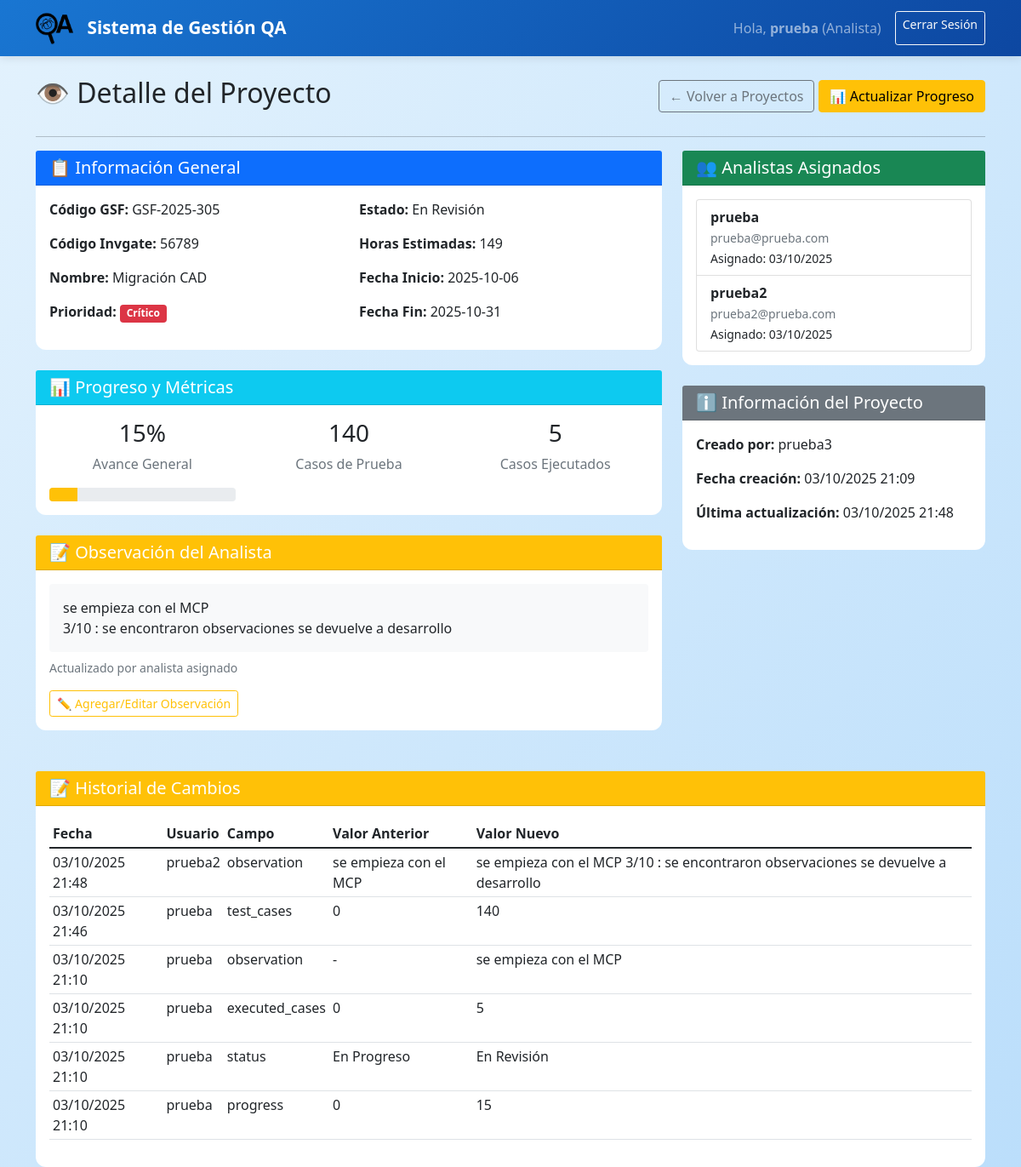
Page /projects/1 (signed in) on the committed database.
### app/models.py (models this page shows, shortened)
class User(UserMixin, db.Model):
    id = db.Column(db.Integer, primary_key=True)
    username = db.Column(db.String(64), unique=True, nullable=False)
    email = db.Column(db.String(120), unique=True, nullable=False)
    password_hash = db.Column(db.String(256), nullable=False)
    role = db.Column(db.String(20), nullable=False)  # Admin, Supervisor, Analista
    is_active = db.Column(db.Boolean, default=False)  # False=pending approval
    created_at = db.Column(db.DateTime, default=datetime.utcnow)
    projects_created = db.relationship('Project', backref='creator', lazy=True, foreign_keys='Project.created_by_id')
    projects_assigned = db.relationship('ProjectAnalyst', backref='analyst', lazy=True, foreign_keys='ProjectAnalyst.analyst_id')

class Project(db.Model):
    id = db.Column(db.Integer, primary_key=True)
    gsf_code = db.Column(db.String(50), nullable=False)
    invgate_code = db.Column(db.String(50), nullable=False)
    name = db.Column(db.String(200), nullable=False)
    priority = db.Column(db.String(20))  # Regulatorio, Crítico, Alta, Media, Baja
    estimated_hours = db.Column(db.Integer)
    start_date = db.Column(db.Date)
    end_date = db.Column(db.Date)
    status = db.Column(db.String(50))
    progress = db.Column(db.Integer, default=0)  # 0-100
    test_cases = db.Column(db.Integer, default=0)
    executed_cases = db.Column(db.Integer, default=0)
    observation = db.Column(db.Text)  # <- NUEVO CAMPO: Observación del analista
    created_by_id = db.Column(db.Integer, db.ForeignKey('user.id'), nullable=False)
    created_at = db.Column(db.DateTime, default=datetime.utcnow)
    updated_at = db.Column(db.DateTime, default=datetime.utcnow, onupdate=datetime.utcnow)
    analysts = db.relationship('ProjectAnalyst', backref='project', lazy=True, cascade='all, delete-orphan')
    evidences = db.relationship('Evidence', backref='project', lazy=True, cascade='all, delete-orphan')
    logs = db.relationship('Log', backref='project', lazy=True, cascade='all, delete-orphan')

class ProjectAnalyst(db.Model):
    id = db.Column(db.Integer, primary_key=True)
    project_id = db.Column(db.Integer, db.ForeignKey('project.id'), nullable=False)
    analyst_id = db.Column(db.Integer, db.ForeignKey('user.id'), nullable=False)
    assigned_at = db.Column(db.DateTime, default=datetime.utcnow)

class Log(db.Model):
    id = db.Column(db.Integer, primary_key=True)
    project_id = db.Column(db.Integer, db.ForeignKey('project.id'), nullable=False)
    user_id = db.Column(db.Integer, db.ForeignKey('user.id'), nullable=False)
    changed_field = db.Column(db.String(100), nullable=False)
    old_value = db.Column(db.Text)
    new_value = db.Column(db.Text)
    changed_at = db.Column(db.DateTime, default=datetime.utcnow)
    user = db.relationship('User', backref='logs')

### app/projects.py (the view)
@projects_bp.route('/projects/<int:project_id>')
@login_required
def project_detail(project_id):
    project = Project.query.get_or_404(project_id)
    if current_user.role == 'Analista':
        assigned = ProjectAnalyst.query.filter_by(project_id=project_id, analyst_id=current_user.id).first()
        if not assigned:
            flash('No tienes permisos para ver este proyecto.', 'danger')
            return redirect(url_for('projects.projects_list'))
    elif current_user.role == 'Supervisor':
        if project.created_by_id != current_user.id:
            flash('No tienes permisos para ver este proyecto.', 'danger')
            return redirect(url_for('projects.projects_list'))
    logs = Log.query.filter_by(project_id=project_id).order_by(Log.changed_at.desc()).all()
    return render_template('projects/detail.html', project=project, logs=logs)

### app/models.py (called while the page is built)
@login_manager.user_loader
def load_user(id):
    return User.query.get(int(id))

### app/templates/projects/detail.html (shortened to what this page needs)
{% extends "base.html" %}
{% block content %}
<div class="row">
    <div class="col-12">
        <div class="d-flex justify-content-between align-items-center mb-4">
    <h2>👁️ Detalle del Proyecto</h2>
    <div>
        <a href="{{ url_for('projects.projects_list') }}" class="btn btn-outline-secondary">
            ← Volver a Proyectos
        </a>
        {% if current_user.role == 'Analista' %}
        <a href="{{ url_for('projects.update_progress', project_id=project.id) }}"
           class="btn btn-warning">📊 Actualizar Progreso</a>
        {% endif %}
    </div>
</div>
        <hr>
    </div>
</div>
<div class="row">
    <div class="col-md-8">
        <div class="card mb-4">
            <div class="card-header bg-primary text-white">
                <h5 class="card-title mb-0">📋 Información General</h5>
            </div>
            <div class="card-body">
                <div class="row">
                    <div class="col-md-6">
                        <p><strong>Código GSF:</strong> {{ project.gsf_code }}</p>
                        <p><strong>Código Invgate:</strong> {{ project.invgate_code }}</p>
                        <p><strong>Nombre:</strong> {{ project.name }}</p>
                        <p><strong>Prioridad:</strong>
                            <span class="badge
                                {% if project.priority == 'Crítico' %}bg-danger
                                {% elif project.priority == 'Alta' %}bg-warning
                                {% elif project.priority == 'Media' %}bg-info
                                {% elif project.priority == 'Baja' %}bg-secondary
                                {% else %}bg-light text-dark{% endif %}">
                                {{ project.priority or 'No definida' }}
                            </span>
                        </p>
                    </div>
                    <div class="col-md-6">
                        <p><strong>Estado:</strong> {{ project.status or 'No definido' }}</p>
                        <p><strong>Horas Estimadas:</strong> {{ project.estimated_hours or 'No definido' }}</p>
                        <p><strong>Fecha Inicio:</strong> {{ project.start_date or 'No definida' }}</p>
                        <p><strong>Fecha Fin:</strong> {{ project.end_date or 'No definida' }}</p>
                    </div>
                </div>
            </div>
        </div>
        <div class="card mb-4">
            <div class="card-header bg-info text-white">
                <h5 class="card-title mb-0">📊 Progreso y Métricas</h5>
            </div>
            <div class="card-body">
                <div class="row text-center">
                    <div class="col-md-4">
                        <h3>{{ project.progress }}%</h3>
                        <p class="text-muted">Avance General</p>
                        <div class="progress">
                            <div class="progress-bar
                                {% if project.progress == 100 %}bg-success
                                {% elif project.progress >= 50 %}bg-primary
                                {% else %}bg-warning{% endif %}"
                                style="width: {{ project.progress }}%">
                            </div>
                        </div>
                    </div>
                    <div class="col-md-4">
                        <h3>{{ project.test_cases or 0 }}</h3>
                        <p class="text-muted">Casos de Prueba</p>
                    </div>
                    <div class="col-md-4">
                        <h3>{{ project.executed_cases or 0 }}</h3>
                        <p class="text-muted">Casos Ejecutados</p>
                    </div>
                </div>
            </div>
        </div>
		<div class="card mb-4">
    <div class="card-header bg-warning text-white">
        <h5 class="card-title mb-0">📝 Observación del Analista</h5>
    </div>
    <div class="card-body">
        {% if project.observation %}
        <div class="bg-light p-3 rounded">
            {{ project.observation|replace('\n', '<br>')|safe }}
        </div>
        <small class="text-muted mt-2 d-block">
            Actualizado por analista asignado
        </small>
        {% else %}
        <p class="text-muted">No hay observaciones registradas para este proyecto.</p>
        {% endif %}
        {% if current_user.role == 'Analista' %}
        <div class="mt-3">
            <a href="{{ url_for('projects.update_progress', project_id=project.id) }}"
               class="btn btn-outline-warning btn-sm">
                ✏️ Agregar/Editar Observación
            </a>
        </div>
        {% endif %}
    </div>
</div>
    </div>
    <div class="col-md-4">
        <div class="card mb-4">
            <div class="card-header bg-success text-white">
                <h5 class="card-title mb-0">👥 Analistas Asignados</h5>
            </div>
            <div class="card-body">
                {% if project.analysts %}
                <div class="list-group">
                    {% for assignment in project.analysts %}
                    <div class="list-group-item">
                        <strong>{{ assignment.analyst.username }}</strong>
                        <br>
                        <small class="text-muted">{{ assignment.analyst.email }}</small>
                        <br>
                        <small>Asignado: {{ assignment.assigned_at.strftime('%d/%m/%Y') }}</small>
                    </div>
                    {% endfor %}
                </div>
                {% else %}
                <p class="text-muted">No hay analistas asignados</p>
                {% endif %}
            </div>
        </div>
        <div class="card">
            <div class="card-header bg-secondary text-white">
                <h5 class="card-title mb-0">ℹ️ Información del Proyecto</h5>
            </div>
            <div class="card-body">
                <p><strong>Creado por:</strong> {{ project.creator.username }}</p>
                <p><strong>Fecha creación:</strong> {{ project.created_at.strftime('%d/%m/%Y %H:%M') }}</p>
                <p><strong>Última actualización:</strong> {{ project.updated_at.strftime('%d/%m/%Y %H:%M') }}</p>
            </div>
        </div>
    </div>
</div>
<div class="row mt-4">
    <div class="col-12">
        <div class="card">
            <div class="card-header bg-warning text-white">
                <h5 class="card-title mb-0">📝 Historial de Cambios</h5>
            </div>
            <div class="card-body">
                {% if logs %}
                <div class="table-responsive">
                    <table class="table table-sm">
                        <thead>
                            <tr>
                                <th>Fecha</th>
                                <th>Usuario</th>
                                <th>Campo</th>
                                <th>Valor Anterior</th>
                                <th>Valor Nuevo</th>
                            </tr>
                        </thead>
                        <tbody>
                            {% for log in logs %}
                            <tr>
                                <td>{{ log.changed_at.strftime('%d/%m/%Y %H:%M') }}</td>
                                <td>{{ log.user.username }}</td>
                                <td>{{ log.changed_field }}</td>
                                <td>{{ log.old_value or '-' }}</td>
                                <td>{{ log.new_value or '-' }}</td>
                            </tr>
                            {% endfor %}
                        </tbody>
                    </table>
                </div>
                {% else %}
                <p class="text-muted">No hay registros de cambios</p>
                {% endif %}
            </div>
        </div>
    </div>
</div>
{% endblock %}

### app/templates/base.html (shortened to what this page needs)
<!DOCTYPE html>
<html lang="es">
<head>
    <link href="https://cdn.jsdelivr.net/npm/bootstrap@5.1.3/dist/css/bootstrap.min.css" rel="stylesheet">
</head>
<body>
   <nav class="navbar navbar-expand-lg navbar-dark">
    <div class="container">
        <a class="navbar-brand d-flex align-items-center" href="{{ url_for('auth.index') }}">
            <img src="{{ url_for('static', filename='img/logo.png') }}" alt="Logo" height="40" class="me-3">
            Sistema de Gestión QA
        </a>
        {% if current_user.is_authenticated %}
        <div class="collapse navbar-collapse" id="navbarNav">
            <div class="navbar-nav ms-auto">
                <span class="navbar-text me-3">
                    Hola, <strong>{{ current_user.username }}</strong> ({{ current_user.role }})
                </span>
                <a class="btn btn-outline-light btn-sm" href="{{ url_for('auth.logout') }}">Cerrar Sesión</a>
            </div>
        </div>
        {% endif %}
    </div>
</nav>
    <div class="container mt-4">
        {% block content %}{% endblock %}
    </div>
</body>
</html>

### app/templates/base.html (style rules this page uses)
body { background: linear-gradient(135deg, #e3f2fd 0%, #bbdefb 100%); min-height: 100vh; font-family: 'Segoe UI', Tahoma, Geneva, Verdana, sans-serif; }
.navbar-brand { font-weight: bold; font-size: 1.3rem; }
.card { border: none; border-radius: 12px; }
.navbar { background: linear-gradient(135deg, #1976d2 0%, #0d47a1 100%) !important; box-shadow: 0 2px 10px rgba(0,0,0,0.1); }

### rows in the picture
User: username "prueba", role "Analista"
Project: gsf_code "GSF-2025-305", invgate_code "56789", name "Migración CAD", priority "Crítico", status "En Revisión", estimated_hours "149", start_date "2025-10-06", end_date "2025-10-31", progress "15", test_cases "140", executed_cases "5", observation "se empieza con el MCP 3/10 : se encontraron observaciones se devuelve a desarrollo", created_at "03/10/2025 21:09", updated_at "03/10/2025 21:48"
ProjectAnalyst: analyst.username "prueba", analyst.email "prueba@prueba.com", assigned_at "03/10/2025"
ProjectAnalyst: analyst.username "prueba2", analyst.email "prueba2@prueba.com", assigned_at "03/10/2025"
User: creator.username "prueba3"
Log: changed_at "03/10/2025 21:48", user.username "prueba2", changed_field "observation", old_value "se empieza con el MCP", new_value "se empieza con el MCP 3/10 : se encontraron observaciones se devuelve a desarrollo"
Log: changed_at "03/10/2025 21:46", user.username "prueba", changed_field "test_cases", old_value "0", new_value "140"
Log: changed_at "03/10/2025 21:10", user.username "prueba", changed_field "observation", old_value "-", new_value "se empieza con el MCP"
Log: changed_at "03/10/2025 21:10", user.username "prueba", changed_field "executed_cases", old_value "0", new_value "5"
Log: changed_at "03/10/2025 21:10", user.username "prueba", changed_field "status", old_value "En Progreso", new_value "En Revisión"
Log: changed_at "03/10/2025 21:10", user.username "prueba", changed_field "progress", old_value "0", new_value "15"
